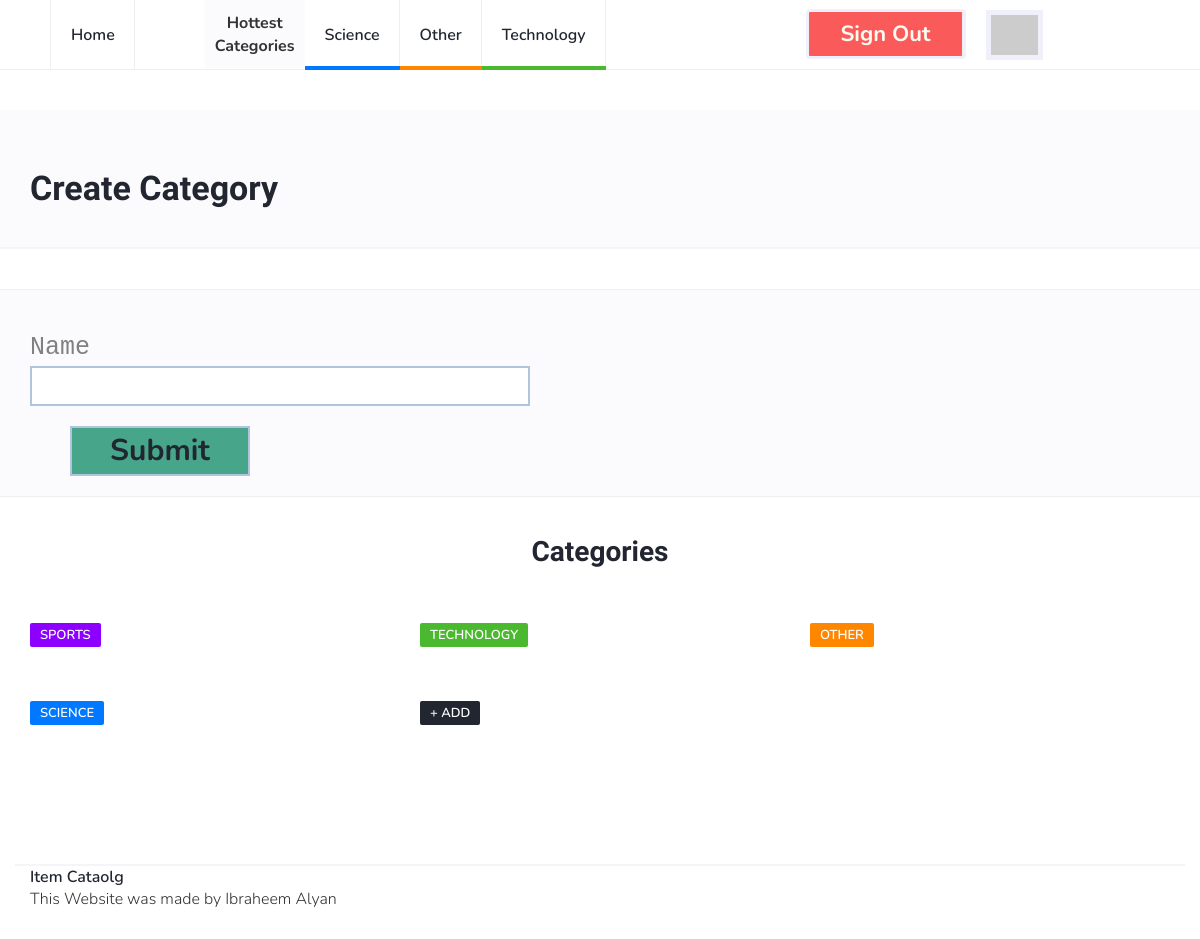
The page /catalog/new-category (signed in) on the database its author committed.
### database_setup.py (models this page shows, shortened)
class Category(Base):
    __tablename__ = 'category'
    id = Column(Integer, primary_key=True)
    name = Column(String(80), nullable=False)

### project.py (the view, shortened to what this page needs)
@app.route("/catalog/new-category", methods=['POST', 'GET'])
def new_category():
    if 'signed' not in session or not session['signed']:
        statment = ('Please log in first, ' +
                    '<a href="/login" style="font-size:39px">Log in here</a>')
        return render_template('status_message.html', statment=statment)
    db = DBSession()
    if request.method != 'POST':
        categories = db.query(Category)
        top_cats = db.query(Category).order_by(desc(Category.id)).limit(3)
        template = render_template("new_category.html",
                                   categories=categories,
                                   top_categories=top_cats,
                                   user_dict=session['user_data_dict'])
        db.close()
        return template

### templates/new_category.html
{% extends "main.html" %}
{% block content %}
		<div class="page-header" style="margin-top:40px;padding-bottom:40px;">
			<div class="container">
				<div class="row">
					<div class="col-md-10">
						<h1> Create Category </h1>
					</div>
				</div>
			</div>
		</div>
		<div class="section">
		</div>
		<div class="section section-grey">
			<div class="container">
				<div class="row">
					<div class="col-md-4">
						<form class="form" action="https://localhost:5000/catalog/new-category" method="post">
              <div class="field_name">
    						Name
    					</div>
    					<div class="input_div">
    						<input class="input" type="text" name="name" >
    					</div>
							<div class="input_div">
    						<input name="submit" type="submit" class="submit_btn">
    					</div>
            </form>
					</div>
				</div>
			</div>
		</div>
{% endblock %}

### templates/main.html (shortened to what this page needs)
<!DOCTYPE html>
<html lang="en">
	<head>
		<link type="text/css" rel="stylesheet" href="https://localhost:5000/css/bootstrap.min.css"/>
		<link rel="stylesheet" href="https://localhost:5000/css/font-awesome.min.css">
		<link type="text/css" rel="stylesheet" href="https://localhost:5000/css/style.css"/>
    </head>
	<body>
		<header id="header">
			<div id="nav">
				<div id="nav-fixed">
					<div class="container">
						<ul class="nav-menu nav navbar-nav">
							<li><a href="https://localhost:5000/">Home</a></li>
							<li id="sep"> Hottest <br> Categories </li>
							{% for c in top_categories %}
							<li class="cat-{{ ((c.id + 2 ) % 4) + 1 }}"><a href="{{ 'https://localhost:5000/catalog/' + c.name + '/items' }}">{{ c.name }}</a></li>
							{% endfor %}
              {% if not user_dict %}
              <li><a href="{{ url_for('internal_sign_up', _external = True ) }}" class="btn green" style="padding:12px 15px 12px 15px;">Sign up</a></li>
              <li><a href="{{ url_for('login', _external = True ) }}" class="btn red" style="padding:12px 15px 12px 15px;margin-left:20px">Log in</a></li>
              {% else %}
              <li><a href="{{ url_for('revoke', _external = True ) }}" class="btn red" style="padding: 12px 15px 12px 15px;">Sign out</a></li>
							<li><img src="{{ user_dict['picture'] }}" id="profile_img"></li>
              {% endif %}
            </ul>
					</div>
				</div>
			</div>
		</header>
    {% block content %}
    {% endblock %}
		<div class="section">
			<div class="container">
				<div class="row">
					<div class="col-md-12">
						<div class="section-title text-center">
							<h2>Categories</h2>
						</div>
					</div>
					{% for c in categories %}
					<div class="col-md-4">
						<div class="post">
							<div class="post-body">
								<div class="post-meta">
									<a class="post-category cat-{{ ((c.id + 2 ) % 4) + 1 }}" href="{{ 'https://localhost:5000/catalog/' + c.name + '/items' }}">{{ c.name }}</a>
								</div>
							</div>
						</div>
					</div>
					{% endfor %}
					<div class="col-md-4">
						<div class="post">
							<div class="post-body">
								<div class="post-meta">
									<a class="post-category" href="https://localhost:5000/catalog/new-category"> + Add </a>
								</div>
							</div>
						</div>
					</div>
				</div>
			</div>
		</div>
		<footer id="footer">
			<div class="container">
							<ul class="footer-nav">
								<li><a href="https://localhost:5000/">Item Cataolg</a></li>
							</ul>
							<div class="post-body">
								This Website was made by Ibraheem Alyan
							</div>
						</div>
		</footer>
	</body>
</html>

### templates/css/style.css (style rules this page uses)
body { font-family: 'Nunito', sans-serif; font-size: 16px; font-weight: 300; zoom: 150% color: #3d455c; margin: 0; padding: 0; overflow-x: hidden; }
h1, h2, h3, h4, h5, h6 { font-family: 'Nunito Sans', sans-serif; font-weight: 700; color: #212631; margin: 0px 0px 15px; }
h1 { font-size: 34px; }
h2 { font-size: 28px; }
a { font-weight: 600; color: #212631; text-decoration: none; }
ul { margin: 0; padding: 0; list-style: none }
form { width: 500px; }
.input { height: 40px; align-content: center; margin-bottom: 20px; border: 2px solid lightsteelblue; width: 100%; padding: 0px 15px; -webkit-transition: 0.2s border; transition: 0.2s border; font-family: monospace; font-size: 20px; color: lightseagreen; }
.field_name { font-family: monospace; font-size: 25px; color: grey; }
.submit_btn { border: 2px solid lightsteelblue; background-color: #47a589; width: 180px; height: 50px; margin-bottom: 20px; margin-left: 40px; font-size: 30px; color: #212631; font-weight: bold; }
.section.section-grey { background-color: #fbfbfd; border-bottom: 1px solid #eceef2; border-top: 1px solid #eceef2; }
.section .section-title { margin-bottom: 40px; }
.section .section-title h2 { text-transform: capitalize; font-size: 28px; }
#nav { height: 70px; }
#nav:after { content: ""; position: fixed; left: 0; right: 0; bottom: 0; top: 0; background-color: rgba(33, 38, 49, 0.5); z-index: 90; opacity: 0; visibility: hidden; -webkit-transition: 0.2s all; transition: 0.2s all; }
#nav-fixed { position: fixed; left: 0; right: 0; top: 0; z-index: 90; background-color: #FFF; -webkit-box-shadow: 0px -1px 0px 0px #eceef2 inset; box-shadow: 0px -1px 0px 0px #eceef2 inset; }
#sep { background-color: #fbfbfd; text-align: center; font-weight: bold; padding: 10px; padding-top: 12px; margin-left: 70px; }
#nav .container { position: relative; }
.nav-menu { margin-left: 20px; }
.nav-menu li a { position: relative; padding: 25px 20px; text-transform: capitalize; -webkit-box-shadow: -1px 0px 0px 0px #eceef2 inset; box-shadow: -1px 0px 0px 0px #eceef2 inset; -webkit-transition: 0.2s color; transition: 0.2s color; }
.nav-menu li:first-child a { border-left: 1px solid #eceef2; }
.nav-menu li a:after { content: ''; position: absolute; left: 0; right: 0; bottom: 0px; width: 100%; height: 4px; -webkit-transition: 0.2s width; transition: 0.2s width; }
.nav-menu li.cat-1 a:after { background-color: #4BB92F; }
.nav-menu li.cat-2 a:after { background-color: #ff8700; }
.nav-menu li.cat-3 a:after { background-color: #0078ff; }
.page-header { position: relative; margin: 0; padding-top: 60px; padding-bottom: 60px; background-color: #fbfbfd; border-bottom: 2px solid #F4f4f9; }
.page-header h1 { text-transform: capitalize; margin-bottom: 0px; }
.section { padding-top: 40px; }
.post { margin-bottom: 40px; }
.post { display: block; -webkit-transition: 0.2s opacity; transition: 0.2s opacity; }
.post { width: 100%; }
.post .post-meta { margin-top: 15px; margin-bottom: 15px; }
.post-meta .post-category { font-size: 13px; text-transform: uppercase; padding: 3px 10px; font-weight: 600; border-radius: 2px; margin-right: 15px; color: #FFF; background-color: #212631; -webkit-transition: 0.2s opacity; transition: 0.2s opacity; }
.post-meta .post-category.cat-1 { background-color: #4BB92F; }
.post-meta .post-category.cat-2 { background-color: #ff8700; }
.post-meta .post-category.cat-3 { background-color: #0078ff; }
.post-meta .post-category.cat-4 { background-color: #8d00ff; }
.btn { width: 160px; height: 50px; text-align: center; font-size: 22px; color: #FBFBF0; border-width: 3px; border-color: #F0F0FB; font-weight: bold; margin-top: 9px; margin-left: 200px; }
.red { background: #fa5a5a; }
#profile_img { height: 50px; border: 5px solid #F0F0FB; margin-left: 20px; margin-top: 10px; }
#footer { padding-bottom: 40px; margin-top: 100px; }
#footer .container { border-top: 2px solid #F4f4f9; }
.footer-nav li { display: inline-block; margin-right: 15px; }

### rows shown on the page
Category: name "Science", name "SCIENCE"
Category: name "Other", name "OTHER"
Category: name "Technology", name "TECHNOLOGY"
Category: name "SPORTS"
